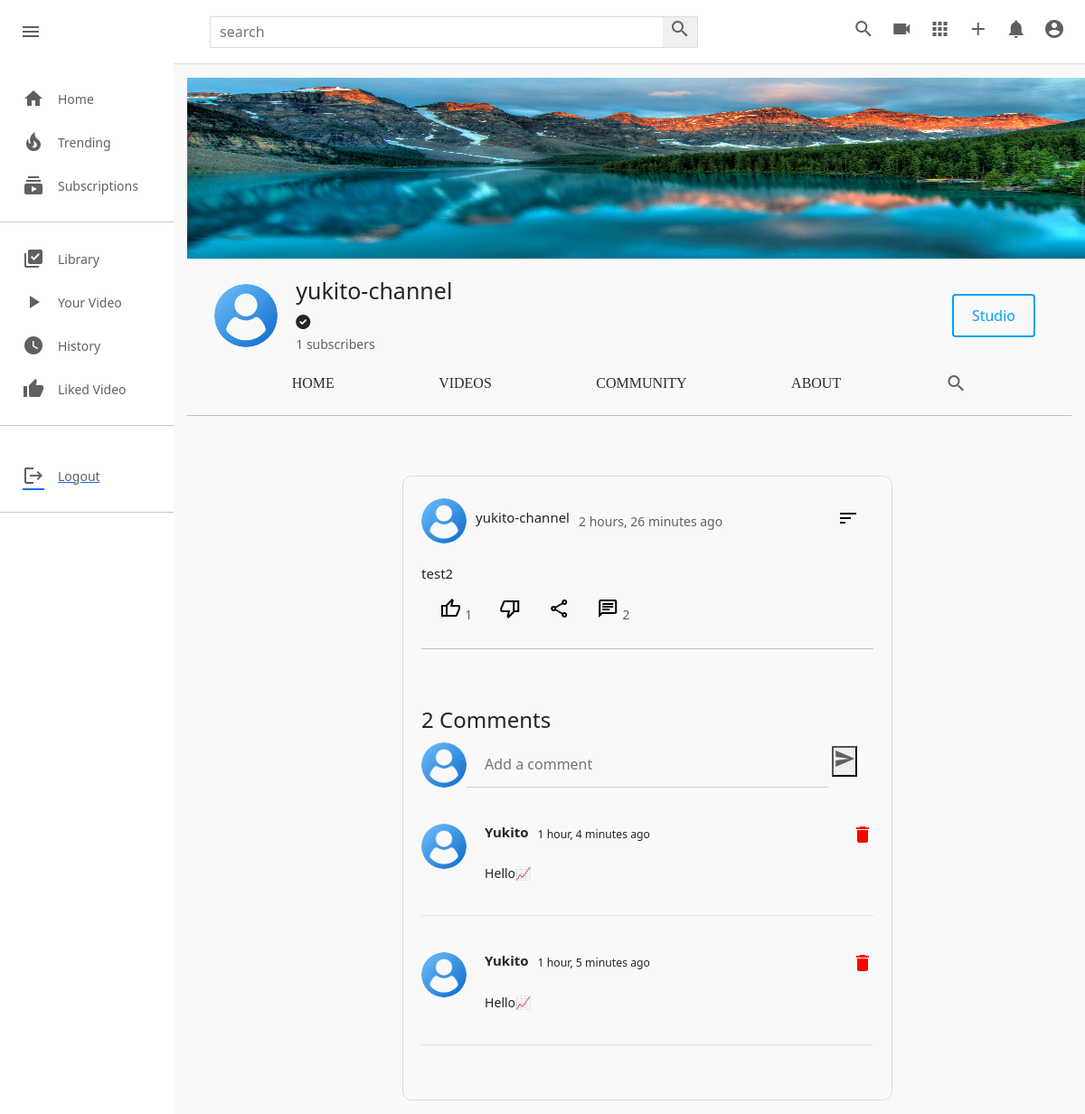
Page /c/1/community/9/ (signed in) on the earlier database version.
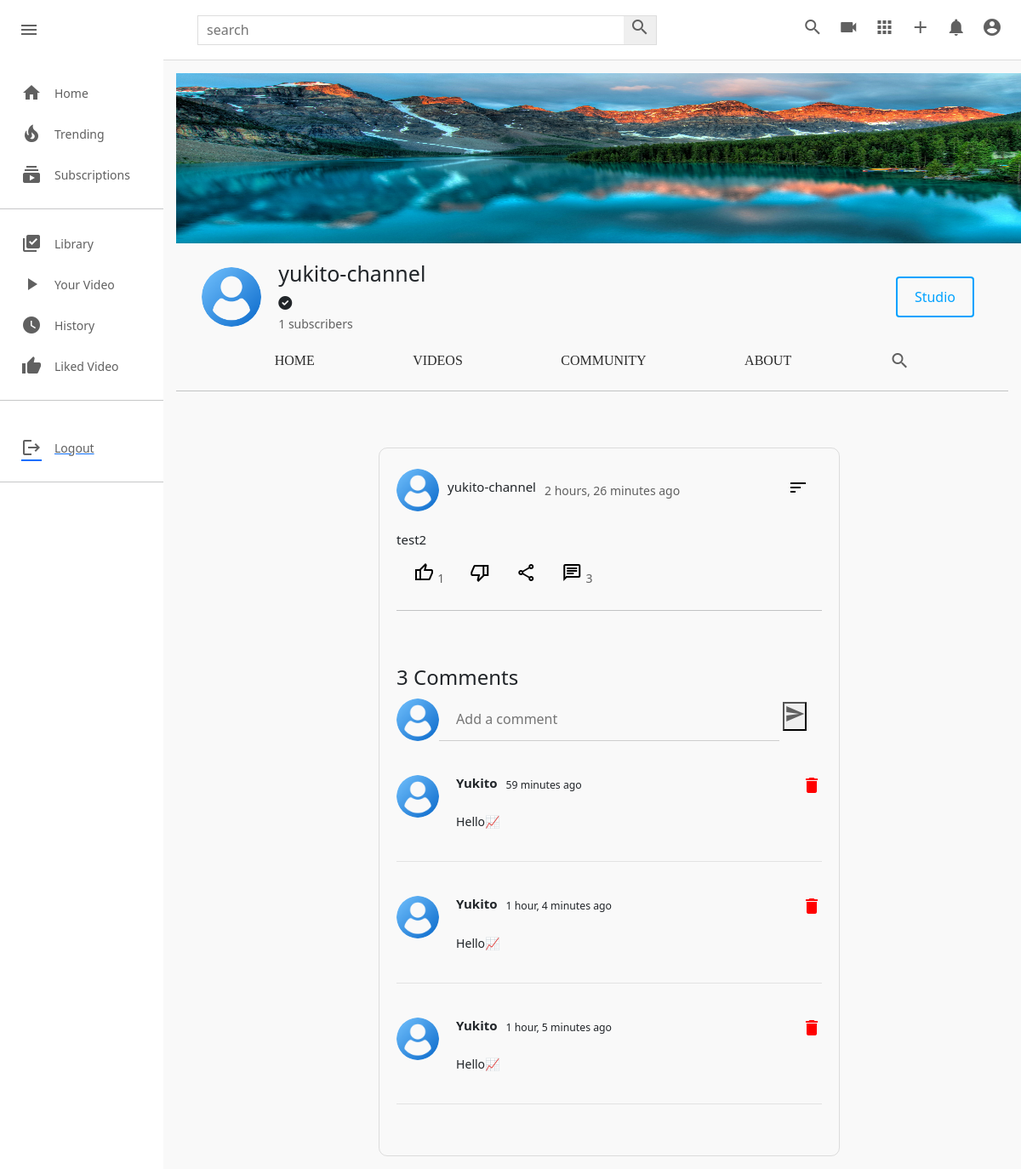
Same page on the later database version.
### channel/models.py (models this page shows, shortened)
class Community(models.Model):
    channel=models.ForeignKey(Channel,on_delete=models.CASCADE)
    image=models.ImageField(upload_to=user_directory_path,null=True,blank=True)
    content=models.TextField(null=True,blank=True)
    date=models.DateTimeField(auto_now_add=True)
    status=models.CharField(choices=STATUS,default='Active',max_length=100)
    likes=models.ManyToManyField(User,blank=True)
    class Meta:
        verbose_name='Community'
        verbose_name_plural='Community Posts'

class CommunityComment(models.Model):
    community=models.ForeignKey(Community,on_delete=models.CASCADE,related_name="comments")
    user=models.ForeignKey(User,on_delete=models.CASCADE)
    comment=models.TextField()
    date=models.DateTimeField(auto_now_add=True)
    active=models.BooleanField(default=True)
    class Meta:
        verbose_name='Community Comments'
        verbose_name_plural='Community Comments'

class Channel(models.Model):
    channel_art=models.ImageField(upload_to=user_directory_path,default='images/channel-art.jpg')
    image=models.ImageField(upload_to=user_directory_path,default='images/user-image.png')
    full_name=models.CharField(max_length=100)
    channel_name=models.CharField(max_length=100)
    description=models.TextField(null=True,blank=True)
    keyword=TaggableManager(blank=True)
    date=models.DateTimeField(auto_now_add=True)
    status=models.CharField(choices=STATUS,max_length=100,default='Active')
    user=models.OneToOneField(User,on_delete=models.SET_NULL,null=True,related_name="channel")
    subscribers=models.ManyToManyField(User,related_name="user_subs",blank=True)
    verified=models.BooleanField(default=False)
    total_view=models.PositiveIntegerField(default=0)
    business_email=models.EmailField(null=True,blank=True)
    make_business_email_public=models.BooleanField(default=False)
    business_location=models.CharField(null=True,blank=True,max_length=100)
    make_business_location_public=models.BooleanField(default=False)
    website=models.URLField(default='https://www.udemy.com/home')
    instagram=models.URLField(default='https://www.udemy.com/home')
    facebook=models.URLField(default='https://www.udemy.com/home')
    twitter=models.URLField(default='https://www.udemy.com/home')

### userauths/models.py (models this page shows, shortened)
class User(AbstractUser):
    username=models.CharField(max_length=100)
    email=models.EmailField(unique=True,null=True)
    USERNAME_FIELD='email'
    REQUIRED_FIELDS=['username']

### channel/views.py (the view)
# urls.py: path("<channel_name>/community/<int:community_id>/",views.channel_community_detail,name='channel-community-detail'),
def channel_community_detail(request,channel_name,community_id):
    channel = get_object_or_404(Channel,id=channel_name)
    community = Community.objects.get(channel=channel,status='Active',id=community_id)
    comments=CommunityComment.objects.filter(community=community,active=True).order_by('-date')
    context={
        'channel': channel,
        'community':community,
        'comments': comments,
    }
    return render(request,'channel/channel_community_detail.html',context)

### templates/channel/channel_community_detail.html (shortened to what the changed rows need)
{% extends 'base.html' %}
{% load static %}
{% block style %}
<link rel="stylesheet" href="{% static 'css/style.css' %}" type="text/css">
<link rel="stylesheet" href="{% static 'css/channel-community.css' %}" type="text/css">
<link rel="stylesheet" href="{% static 'css/channel.css' %}" type="text/css">
<link rel="stylesheet" href="{% static 'css/dropdown.css' %}" type="text/css">
{% endblock style %}
{% block content %}
    <div class="mainBody">
        <div class="videos">
            {% include 'channel/partials/channel-header.html' %}
            <div class="video-container">
                <div class="content-border">
                    <div class="content-div">
                        <div class="header-comm">
                            <div class="channel-details">
                                {% if community.channel.image %}
                                <img src="{{community.channel.image.url}}" class="channel-img-com" alt="">
                                {% else %}
                                <img src="https://thumbs.dreamstime.com/b/default-avatar-profile-vector-user-profile-default-avatar-profile-vector-user-profile-profile-179376714.jpg" class="channel-img-com" alt="">
                                {% endif %}
                                <h5>{{community.channel.channel_name}}</h5>
                                <span>{{ community.date|timesince }} ago</span>
                            </div>
                        </div>
                        <div class="content">
                            <h3>{{ community.content }}</h3>
                        </div>
                        <div class="icon-section">
                            <div class="single-icon">
                                <a href="{% url 'com_add_like' community.id %}"><i class="material-icons material-symbols-outlined">thumb_up</i></a>
                                <span>{{ community.likes.all.count }}</span>
                            </div>
                            <div class="single-icon">
                                <i class="material-icons material-symbols-outlined">chat</i>
                                <span>{{community.comments.all.count}}</span>
                            </div>
                        </div>
                        <hr><br><br>
                        <div class="comment-section">
                            <h4>{{ community.comments.all.count }} Comment{{ community.comments.all.count|pluralize }}</h4>
                            <div class="create-comment">
                                <div class="create-comment-img">
                                </div>
                                <form action="{% url 'create-comment' community.id %}" method="POST">
                                </form>
                            </div>
                            {% for c in comments %}
                            <div class="comment-wrap">
                                <div class="comments">
                                    <div class="comment-img">
                                        <img src="{{request.user.channel.image.url}}" alt="">
                                    </div>
                                    <div class="comment-content">
                                        <div class="comment-header">
                                            <h4><b>{{ c.user.username|title }}</b></h4>
                                            <p><small>{{c.date|timesince}} ago</small></p>
                                        </div>
                                        <p>{{ c.comment }}</p>
                                    </div>
                                </div>
                                {% if c.user == request.user %}
                                <div class="delete-comment">
                                    <a href=""><i class="material-icons">delete</i></a>
                                </div>
                                {% endif %}
                            </div>
                            {% endfor %}
                        </div>
                    </div>
                </div>
            </div>
        </div>
    </div>
{% endblock content %}

Differences in the rows shown:
computed for Community "test2": comments.all.count "2" → "3"
added CommunityComment: user.channel.image (picture), user.username "Yukito", date "59 minutes", comment "Hello📈"
